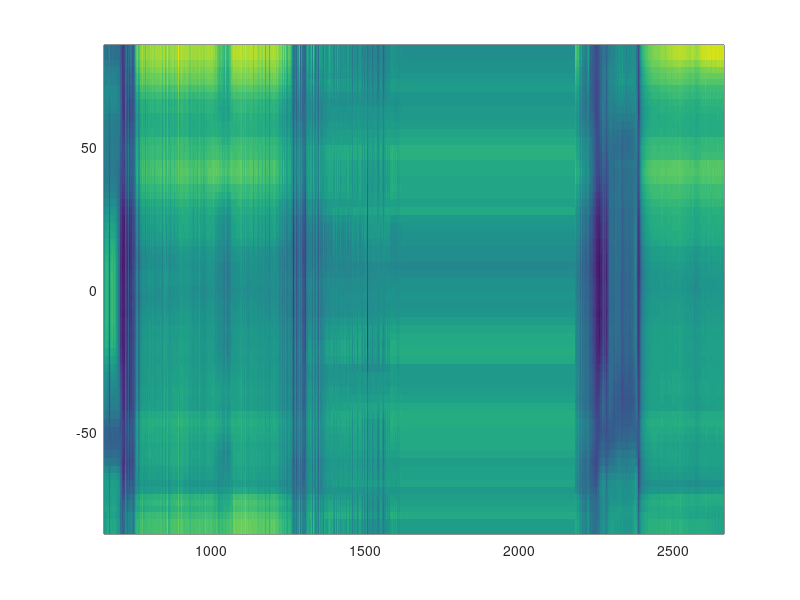

MATLAB code for this plot: (Note: this script raises an error after producing the figure.)
%% see /home/sergio/MATLABCODE/oem_pkg_run/AIRS_gridded_STM_May2021_trendsonlyCLR/contrast_05_10_15_20.m
load fig5b.mat

%% D (night) trends 
figure(1); clf; pcolor(data_fig5b.vchan,data_fig5b.rlat,data_fig5b.l1c_trendD); shading flat; colorbar('horizontal'); colormap(usa2); xlabel('Wavenumber cm^{-1}'); ylabel('Latitude'); 
  xlim([640 1640]); caxis([-1 +1]*0.1)
  text(550,-150,'K/yr');
  set(gca,'fontsize',14);
  
%% D (night) unc
figure(2); clf; pcolor(data_fig5b.vchan,data_fig5b.rlat,data_fig5b.l1c_uncD);   shading flat; colorbar('horizontal'); colormap(jet); xlabel('Wavenumber cm^{-1}'); %ylabel('Latitude');
  xlim([640 1640]);
  caxis([0 0.06])
  text(550,-150,'K/yr');
  set(gca,'fontsize',14);

%%%%%%%%%%%%%%%%%%%%%%%%%%%%%%%%%%%%%%%%%%%%%%%%%%%%%%%%%%%%%%%%%%%%%%%%
%% see ~/MATLABCODE/oem_pkg_run/FIND_NWP_MODEL_TRENDS/driver_show_AIRSV7_L3_vs_CLIMCAPS_vs_MERRA2_vs_ERA5_trends --> ~/MATLABCODE/oem_pkg_run/FIND_NWP_MODEL_TRENDS/plot_spectral_get_the_model_trends2.m
load fig5c.mat

%% D (night) trends ERA5
figure(3); clf; pcolor(data_fig5c.vchan,data_fig5c.rlat,data_fig5c.era5); shading flat; colorbar('horizontal'); colormap(usa2); xlabel('Wavenumber cm^{-1}'); %ylabel('Latitude'); 
  xlim([640 1640]); caxis([-1 +1]*0.1)
  text(550,-150,'K/yr');
  set(gca,'fontsize',14);

%% D (night) unc
figure(4); clf; pcolor(data_fig5b.vchan,data_fig5b.rlat,data_fig5b.l1c_trendD - data_fig5c.obs);   shading flat; colorbar('horizontal'); colormap(jet); xlabel('Wavenumber cm^{-1}'); ylabel('Latitude');
  xlim([640 1640]);
  xlim([640 1640]); caxis([-1 +1]*0.1/100)
  text(550,-150,'K/yr');
  set(gca,'fontsize',14);
  title('Night L1C : fig5b - fig5c')

%%%%%%%%%%%%%%%%%%%%%%%%%%%%%%%%%%%%%%%%%%%%%%%%%%%%%%%%%%%%%%%%%%%%%%%%
load llsmap5

figure(5); clf
ta = tiledlayout(1,3,'TileSpacing','None', 'Padding','None');
ta.OuterPosition = [0.0375 0.0375 0.925 0.925];
  %ta.OuterPosition = [0.0375 0.0375 0.875 0.875];
  %ta.OuterPosition = [0.0375 0.0375 0.825 0.825];

tafov(1) = nexttile;
%% D (night) trends 
pcolor(data_fig5b.vchan,data_fig5b.rlat,data_fig5b.l1c_trendD); shading flat; 
  ylabel('Latitude (deg)'); 
  xlim([640 1640]); 
  set(gca,'fontsize',10);
daspect(tafov(1),[5 1 1]);  % <---- move to after-plot
pbaspect(tafov(1),[5 1 1]); % <---- move to after-plot
  text(400,+117,'K/yr');
  cb = colorbar('horizontal','northoutside'); colormap(tafov(1),usa2); caxis([-1 +1]*0.1); %xlabel('Wavenumber cm^{-1}'); 
  %cb = colorbar; cb.Layout.Tile = 'south';
%  pos = cb.Position; pos(4) = 0.95 * pos(4); cb.Position = pos;
cb;

tafov(2) = nexttile;
%% D (night) unc
pcolor(data_fig5b.vchan,data_fig5b.rlat,data_fig5b.l1c_uncD);   shading flat; xlabel('Wavenumber (cm^{-1})'); %ylabel('Latitude');
  xlim([640 1640]);
  %text(550,-150,'K/yr');
  set(gca,'fontsize',10);
daspect(tafov(2),[5 1 1]);  % <---- move to after-plot
pbaspect(tafov(2),[5 1 1]); % <---- move to after-plot
  %cb = colorbar; cb.Layout.Tile = 'south';
  cb = colorbar('horizontal','northoutside'); colormap(tafov(2),jet); caxis([0 0.06])
%  pos = cb.Position; pos(4) = 0.95 * pos(4); cb.Position = pos;
cb;

tafov(3) = nexttile;
%% D (night) trends ERA5
pcolor(data_fig5c.vchan,data_fig5c.rlat,data_fig5c.era5); shading flat; %xlabel('Wavenumber cm^{-1}'); %ylabel('Latitude'); 
  xlim([640 1640]);
  %text(550,-150,'K/yr');
  set(gca,'fontsize',10);
daspect(tafov(3),[5 1 1]);  % <---- move to after-plot
pbaspect(tafov(3),[5 1 1]); % <---- move to after-plot
  %cb = colorbar; cb.Layout.Tile = 'south';
  cb = colorbar('horizontal','northoutside'); colormap(tafov(3),usa2); caxis([-1 +1]*0.1)
%  pos = cb.Position; pos(4) = 0.95 * pos(4); cb.Position = pos;
cb;

  ta.Padding = 'tight';
  ta.TileSpacing = 'tight';

  ta.Padding = 'compact';
  ta.TileSpacing = 'compact';

  %ta.Padding = 'loose';
  %ta.TileSpacing = 'loose';

% Remove all ytick labels except for 1st column
for ii = [2 3]
   tafov(ii).YTickLabel = '';
   tafov(ii).YLabel.String = [];
end

%p = get(gcf,'position');
%set(gcf,'position',[p(1) p(2) 1000 500]);
%%%%%%%%%%%%%%%%%%%%%%%%%%%%%%%%%%%%%%%%%%%%%%%%%%%%%%%%%%%%%%%%%%%%%%%%

%{
figure(1); sergioprintfig('/home/sergio/PAPERS/SUBMITPAPERS/trends_May2025/Figs_NoSmooth/new_fig5a_L1Cspectraltrends_bigfont');
figure(2); sergioprintfig('/home/sergio/PAPERS/SUBMITPAPERS/trends_May2025/Figs_NoSmooth/new_fig5b_L1Cspectraltrends_unc_bigfont');
figure(3); sergioprintfig('/home/sergio/PAPERS/SUBMITPAPERS/trends_May2025/Figs_NoSmooth/new_fig5c_ERA5spectraltrends_bigfont');
figure(5); sergioprintfig('/home/sergio/PAPERS/SUBMITPAPERS/trends_May2025/Figs_NoSmooth/new_fig5_montage_spectraltrends_bigfont');
%}
